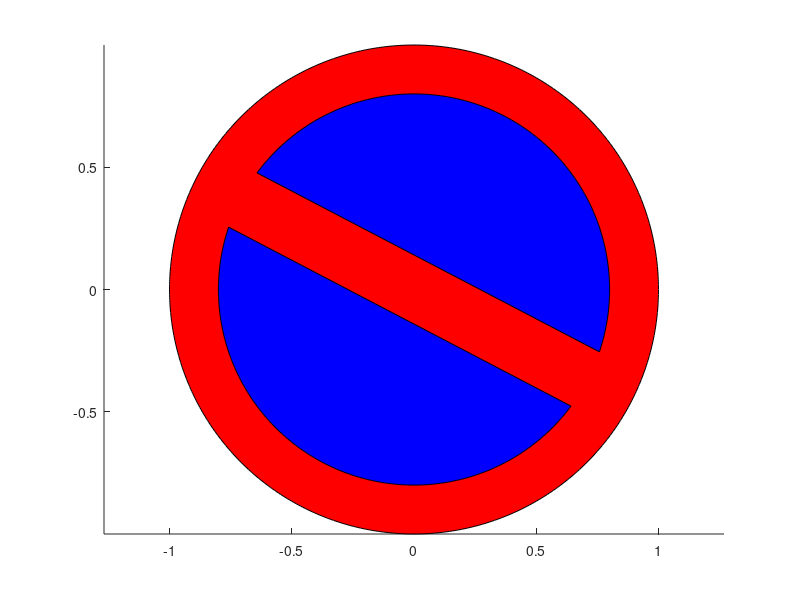

MATLAB code to generate this figure:
%snygg tiltande skylt. Detta är en kommentar om den snygga skylten! :>
clf;
precision=600
v=0:2*pi/precision:2*pi;
x=cos(v);
y=sin(v);
hold on, axis equal
fill(x, y, 'r');

yel_x=x(precision*0.45:end*0.9);
yel_y=y(precision*0.45:end*0.9);

fill(0.8*yel_x, 0.8*yel_y, 'b');

fill(-0.8*yel_x, -0.8*yel_y, 'b');
